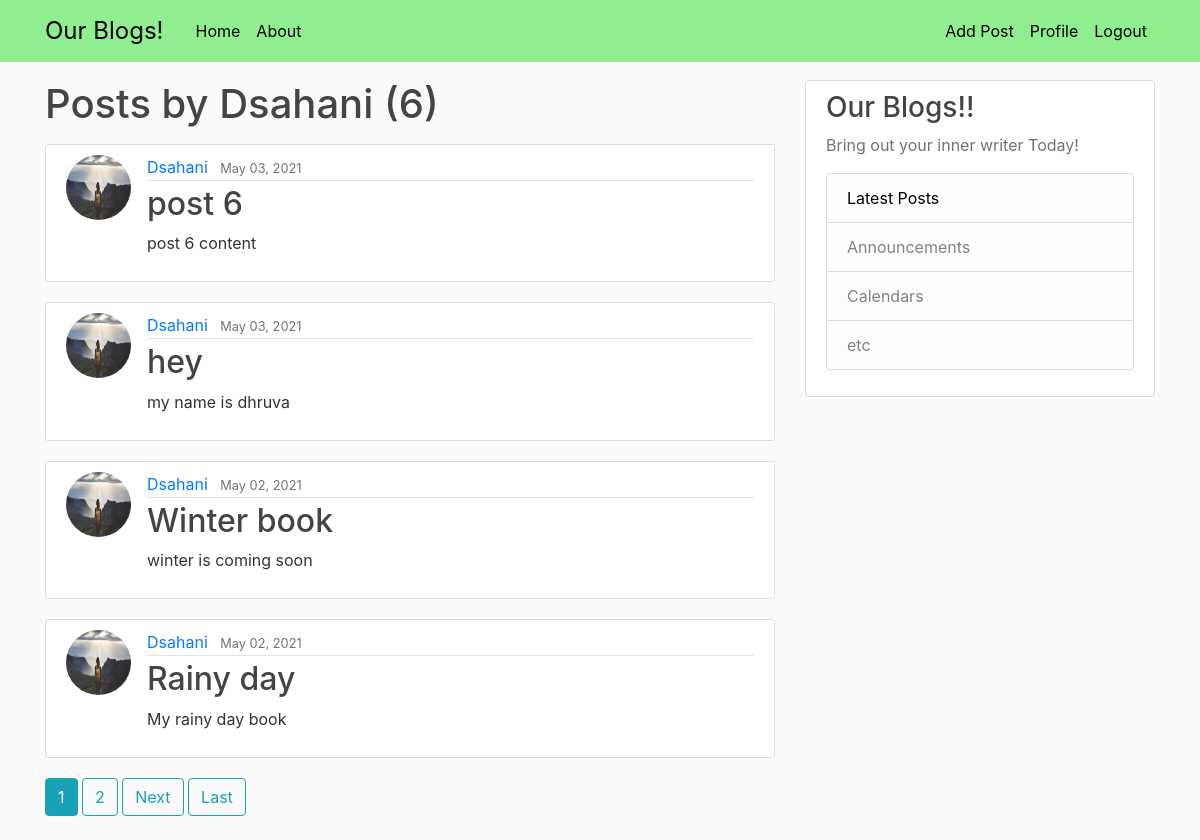
The app's page /user/Dsahani (signed in) with its own data.
### blog/models.py (models this page shows, shortened)
class Post (models.Model):
    author = models.ForeignKey (User, on_delete=models.CASCADE)
    title = models.CharField(max_length=200)
    content = models.TextField()
    date_posted = models.DateTimeField(default=timezone.now)

### users/models.py (models this page shows, shortened)
class Profile(models.Model):
    user = models.OneToOneField (User,on_delete=models.CASCADE)
    image = models.ImageField(default='default.jpg',upload_to='profile_pics')

### blog/views.py (the view)
# urls.py: path('user/<str:username>', UserPostListView.as_view(), name='user-posts'),
class UserPostListView(ListView):
    model = Post
    template_name = 'blog/user_posts.html'
    context_object_name = 'posts'
    paginate_by = 4
    def get_queryset(self):
        user = get_object_or_404(User, username=self.kwargs.get('username'))
        return Post.objects.filter(author=user).order_by('-date_posted')

### blog/templates/blog/user_posts.html (shortened to what this page needs)
{% extends "blog/base.html" %}
{% block content %}
    <h1 class="mb-3">Posts by {{ view.kwargs.username }} ({{ page_obj.paginator.count }})</h1>
    {% for post in posts %}
        <article class="media content-section">
          <img class="rounded-circle article-img" src="{{ post.author.profile.image.url }}">
          <div class="media-body">
            <div class="article-metadata">
              <a class="mr-2" href="{% url 'user-posts' post.author.username %}">{{ post.author }}</a>
              <small class="text-muted">{{ post.date_posted|date:"F d, Y" }}</small>
            </div>
            <h2><a class="article-title" href="{% url 'post-detail' post.id %}">{{ post.title }}</a></h2>
            <p class="article-content">{{ post.content }}</p>
          </div>
        </article>
    {% endfor %}
    {% if is_paginated %}
      {% for num in page_obj.paginator.page_range %}
        {% if page_obj.number == num %}
          <a class="btn btn-info mb-4" href="?page={{ num }}">{{ num }}</a>
        {% elif num > page_obj.number|add:'-3' and num < page_obj.number|add:'3' %}
          <a class="btn btn-outline-info mb-4" href="?page={{ num }}">{{ num }}</a>
        {% endif %}
      {% endfor %}
      {% if page_obj.has_next %}
        <a class="btn btn-outline-info mb-4" href="?page={{ page_obj.next_page_number }}">Next</a>
        <a class="btn btn-outline-info mb-4" href="?page={{ page_obj.paginator.num_pages }}">Last</a>
      {% endif %}
    {% endif %}
{% endblock content %}

### blog/static/blog/main.css (style rules this page uses)
body { background: #fafafa; color: #333333; margin-top: 5rem; }
h1, h2, h3, h4, h5, h6 { color: #444444; }
.content-section { background: #ffffff; padding: 10px 20px; border: 1px solid #dddddd; border-radius: 3px; margin-bottom: 20px; }
.article-title { color: #444444; }
.article-content { white-space: pre-line; }
.article-img { height: 65px; width: 65px; margin-right: 16px; }
.article-metadata { padding-bottom: 1px; margin-bottom: 4px; border-bottom: 1px solid #e3e3e3 }

### records on screen
Post: author.profile.image (placeholder picture), author "Dsahani", date_posted "May 03, 2021", title "post 6", content "post 6 content"
Post: author.profile.image (placeholder picture), author "Dsahani", date_posted "May 03, 2021", title "hey", content "my name is dhruva"
Post: author.profile.image (placeholder picture), author "Dsahani", date_posted "May 02, 2021", title "Winter book", content "winter is coming soon"
Post: author.profile.image (placeholder picture), author "Dsahani", date_posted "May 02, 2021", title "Rainy day", content "My rainy day book"

### other values on screen
{{ view.kwargs.username }} "Dsahani"
{{ page_obj.paginator.count }} "6"
{{ num }} "1"
{{ num }} "2"
